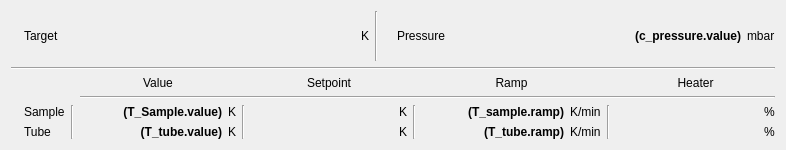
<?xml version="1.0" encoding="UTF-8"?>
<ui version="4.0">
 <class>Temperature</class>
 <widget class="QWidget" name="Temperature">
  <property name="geometry">
   <rect>
    <x>0</x>
    <y>0</y>
    <width>786</width>
    <height>150</height>
   </rect>
  </property>
  <property name="sizePolicy">
   <sizepolicy hsizetype="Fixed" vsizetype="Fixed">
    <horstretch>0</horstretch>
    <verstretch>0</verstretch>
   </sizepolicy>
  </property>
  <property name="windowTitle">
   <string>Temperature</string>
  </property>
  <layout class="QVBoxLayout" name="verticalLayout">
   <item>
    <layout class="QHBoxLayout" name="horizontalLayout">
     <item>
      <widget class="StatusLed" name="statusLed">
       <property name="sizePolicy">
        <sizepolicy hsizetype="Fixed" vsizetype="Fixed">
         <horstretch>0</horstretch>
         <verstretch>0</verstretch>
        </sizepolicy>
       </property>
       <property name="dev" stdset="0">
        <string>jlc22_c_temperature</string>
       </property>
      </widget>
     </item>
     <item>
      <widget class="QLabel" name="label_3">
       <property name="sizePolicy">
        <sizepolicy hsizetype="Fixed" vsizetype="Preferred">
         <horstretch>0</horstretch>
         <verstretch>0</verstretch>
        </sizepolicy>
       </property>
       <property name="text">
        <string>Target</string>
       </property>
      </widget>
     </item>
     <item>
      <widget class="ValueLabel" name="valueLabel_13">
       <property name="sizePolicy">
        <sizepolicy hsizetype="Minimum" vsizetype="Preferred">
         <horstretch>0</horstretch>
         <verstretch>0</verstretch>
        </sizepolicy>
       </property>
       <property name="font">
        <font>
         <weight>75</weight>
         <bold>true</bold>
        </font>
       </property>
       <property name="alignment">
        <set>Qt::AlignRight|Qt::AlignTrailing|Qt::AlignVCenter</set>
       </property>
       <property name="dev" stdset="0">
        <string/>
       </property>
       <property name="key" stdset="0">
        <string>setpoint.value</string>
       </property>
       <property name="format" stdset="0">
        <string>%.2f</string>
       </property>
       <property name="fmtstr" stdset="0">
        <string/>
       </property>
      </widget>
     </item>
     <item>
      <widget class="QLabel" name="label_8">
       <property name="sizePolicy">
        <sizepolicy hsizetype="Fixed" vsizetype="Preferred">
         <horstretch>0</horstretch>
         <verstretch>0</verstretch>
        </sizepolicy>
       </property>
       <property name="text">
        <string>K</string>
       </property>
      </widget>
     </item>
     <item>
      <widget class="Line" name="line_3">
       <property name="orientation">
        <enum>Qt::Vertical</enum>
       </property>
      </widget>
     </item>
     <item>
      <widget class="StatusLed" name="statusLed_2">
       <property name="sizePolicy">
        <sizepolicy hsizetype="Fixed" vsizetype="Fixed">
         <horstretch>0</horstretch>
         <verstretch>0</verstretch>
        </sizepolicy>
       </property>
       <property name="dev" stdset="0">
        <string>jlc22_c_pressure</string>
       </property>
      </widget>
     </item>
     <item>
      <widget class="QLabel" name="label_7">
       <property name="sizePolicy">
        <sizepolicy hsizetype="Fixed" vsizetype="Preferred">
         <horstretch>0</horstretch>
         <verstretch>0</verstretch>
        </sizepolicy>
       </property>
       <property name="text">
        <string>Pressure</string>
       </property>
       <property name="alignment">
        <set>Qt::AlignCenter</set>
       </property>
      </widget>
     </item>
     <item>
      <widget class="ValueLabel" name="valueLabel_14">
       <property name="sizePolicy">
        <sizepolicy hsizetype="Minimum" vsizetype="Preferred">
         <horstretch>0</horstretch>
         <verstretch>0</verstretch>
        </sizepolicy>
       </property>
       <property name="font">
        <font>
         <weight>75</weight>
         <bold>true</bold>
        </font>
       </property>
       <property name="text">
        <string>(c_pressure.value)</string>
       </property>
       <property name="alignment">
        <set>Qt::AlignRight|Qt::AlignTrailing|Qt::AlignVCenter</set>
       </property>
       <property name="dev" stdset="0">
        <string/>
       </property>
       <property name="key" stdset="0">
        <string>c_pressure.value</string>
       </property>
       <property name="format" stdset="0">
        <string>%.2f</string>
       </property>
       <property name="fmtstr" stdset="0">
        <string>%d</string>
       </property>
      </widget>
     </item>
     <item>
      <widget class="QLabel" name="label_18">
       <property name="sizePolicy">
        <sizepolicy hsizetype="Fixed" vsizetype="Preferred">
         <horstretch>0</horstretch>
         <verstretch>0</verstretch>
        </sizepolicy>
       </property>
       <property name="text">
        <string>mbar</string>
       </property>
      </widget>
     </item>
    </layout>
   </item>
   <item>
    <widget class="Line" name="line">
     <property name="lineWidth">
      <number>1</number>
     </property>
     <property name="orientation">
      <enum>Qt::Horizontal</enum>
     </property>
    </widget>
   </item>
   <item>
    <layout class="QGridLayout" name="gridLayout">
     <item row="3" column="9">
      <widget class="ValueLabel" name="valueLabel_17">
       <property name="sizePolicy">
        <sizepolicy hsizetype="Minimum" vsizetype="Preferred">
         <horstretch>0</horstretch>
         <verstretch>0</verstretch>
        </sizepolicy>
       </property>
       <property name="font">
        <font>
         <weight>75</weight>
         <bold>true</bold>
        </font>
       </property>
       <property name="text">
        <string>(T_tube.ramp)</string>
       </property>
       <property name="alignment">
        <set>Qt::AlignRight|Qt::AlignTrailing|Qt::AlignVCenter</set>
       </property>
       <property name="key" stdset="0">
        <string>T_tube.ramp</string>
       </property>
       <property name="format" stdset="0">
        <string>%.2f</string>
       </property>
       <property name="fmtstr" stdset="0">
        <string>%.2f</string>
       </property>
      </widget>
     </item>
     <item row="3" column="12">
      <widget class="ValueLabel" name="valueLabel_9">
       <property name="sizePolicy">
        <sizepolicy hsizetype="Minimum" vsizetype="Preferred">
         <horstretch>0</horstretch>
         <verstretch>0</verstretch>
        </sizepolicy>
       </property>
       <property name="font">
        <font>
         <weight>75</weight>
         <bold>true</bold>
        </font>
       </property>
       <property name="alignment">
        <set>Qt::AlignRight|Qt::AlignTrailing|Qt::AlignVCenter</set>
       </property>
       <property name="key" stdset="0">
        <string>T_tube.heateroutput</string>
       </property>
       <property name="format" stdset="0">
        <string>%.2f</string>
       </property>
       <property name="fmtstr" stdset="0">
        <string>%.2f</string>
       </property>
      </widget>
     </item>
     <item row="3" column="13">
      <widget class="QLabel" name="label_14">
       <property name="sizePolicy">
        <sizepolicy hsizetype="Fixed" vsizetype="Preferred">
         <horstretch>0</horstretch>
         <verstretch>0</verstretch>
        </sizepolicy>
       </property>
       <property name="text">
        <string>%</string>
       </property>
      </widget>
     </item>
     <item row="2" column="10">
      <widget class="QLabel" name="label_20">
       <property name="sizePolicy">
        <sizepolicy hsizetype="Fixed" vsizetype="Preferred">
         <horstretch>0</horstretch>
         <verstretch>0</verstretch>
        </sizepolicy>
       </property>
       <property name="text">
        <string>K/min</string>
       </property>
      </widget>
     </item>
     <item row="3" column="10">
      <widget class="QLabel" name="label_21">
       <property name="sizePolicy">
        <sizepolicy hsizetype="Fixed" vsizetype="Preferred">
         <horstretch>0</horstretch>
         <verstretch>0</verstretch>
        </sizepolicy>
       </property>
       <property name="text">
        <string>K/min</string>
       </property>
      </widget>
     </item>
     <item row="2" column="1">
      <widget class="QLabel" name="label">
       <property name="sizePolicy">
        <sizepolicy hsizetype="Fixed" vsizetype="Preferred">
         <horstretch>0</horstretch>
         <verstretch>0</verstretch>
        </sizepolicy>
       </property>
       <property name="text">
        <string>Sample</string>
       </property>
      </widget>
     </item>
     <item row="3" column="0">
      <widget class="ValueLed" name="valueLed_2">
       <property name="sizePolicy">
        <sizepolicy hsizetype="Fixed" vsizetype="Preferred">
         <horstretch>0</horstretch>
         <verstretch>0</verstretch>
        </sizepolicy>
       </property>
       <property name="toolTip">
        <string>Is the heater on?</string>
       </property>
       <property name="dev" stdset="0">
        <string>h_tube</string>
       </property>
       <property name="key" stdset="0">
        <string>h_tube.value</string>
       </property>
       <property name="goal" stdset="0">
        <string>&quot;high&quot;</string>
       </property>
      </widget>
     </item>
     <item row="2" column="13">
      <widget class="QLabel" name="label_19">
       <property name="sizePolicy">
        <sizepolicy hsizetype="Fixed" vsizetype="Preferred">
         <horstretch>0</horstretch>
         <verstretch>0</verstretch>
        </sizepolicy>
       </property>
       <property name="text">
        <string>%</string>
       </property>
      </widget>
     </item>
     <item row="2" column="2" rowspan="2">
      <widget class="Line" name="line_4">
       <property name="orientation">
        <enum>Qt::Vertical</enum>
       </property>
      </widget>
     </item>
     <item row="2" column="3">
      <widget class="ValueLabel" name="valueLabel_11">
       <property name="sizePolicy">
        <sizepolicy hsizetype="Minimum" vsizetype="Preferred">
         <horstretch>0</horstretch>
         <verstretch>0</verstretch>
        </sizepolicy>
       </property>
       <property name="font">
        <font>
         <weight>75</weight>
         <bold>true</bold>
        </font>
       </property>
       <property name="text">
        <string>(T_Sample.value)</string>
       </property>
       <property name="textFormat">
        <enum>Qt::AutoText</enum>
       </property>
       <property name="alignment">
        <set>Qt::AlignRight|Qt::AlignTrailing|Qt::AlignVCenter</set>
       </property>
       <property name="dev" stdset="0">
        <string/>
       </property>
       <property name="key" stdset="0">
        <string>T_Sample.value</string>
       </property>
       <property name="format" stdset="0">
        <string>%.2f</string>
       </property>
       <property name="fmtstr" stdset="0">
        <string/>
       </property>
      </widget>
     </item>
     <item row="2" column="4">
      <widget class="QLabel" name="label_16">
       <property name="sizePolicy">
        <sizepolicy hsizetype="Fixed" vsizetype="Preferred">
         <horstretch>0</horstretch>
         <verstretch>0</verstretch>
        </sizepolicy>
       </property>
       <property name="text">
        <string>K</string>
       </property>
      </widget>
     </item>
     <item row="2" column="0">
      <widget class="ValueLed" name="valueLed">
       <property name="sizePolicy">
        <sizepolicy hsizetype="Fixed" vsizetype="Preferred">
         <horstretch>0</horstretch>
         <verstretch>0</verstretch>
        </sizepolicy>
       </property>
       <property name="toolTip">
        <string>Is the heater on?</string>
       </property>
       <property name="dev" stdset="0">
        <string>h_sample</string>
       </property>
       <property name="key" stdset="0">
        <string>h_sample.value</string>
       </property>
       <property name="goal" stdset="0">
        <string>&quot;high&quot;</string>
       </property>
      </widget>
     </item>
     <item row="3" column="7">
      <widget class="QLabel" name="label_10">
       <property name="sizePolicy">
        <sizepolicy hsizetype="Fixed" vsizetype="Preferred">
         <horstretch>0</horstretch>
         <verstretch>0</verstretch>
        </sizepolicy>
       </property>
       <property name="text">
        <string>K</string>
       </property>
      </widget>
     </item>
     <item row="2" column="7">
      <widget class="QLabel" name="label_15">
       <property name="sizePolicy">
        <sizepolicy hsizetype="Fixed" vsizetype="Preferred">
         <horstretch>0</horstretch>
         <verstretch>0</verstretch>
        </sizepolicy>
       </property>
       <property name="text">
        <string>K</string>
       </property>
      </widget>
     </item>
     <item row="2" column="12">
      <widget class="ValueLabel" name="valueLabel_15">
       <property name="sizePolicy">
        <sizepolicy hsizetype="Minimum" vsizetype="Preferred">
         <horstretch>0</horstretch>
         <verstretch>0</verstretch>
        </sizepolicy>
       </property>
       <property name="font">
        <font>
         <weight>75</weight>
         <bold>true</bold>
        </font>
       </property>
       <property name="alignment">
        <set>Qt::AlignRight|Qt::AlignTrailing|Qt::AlignVCenter</set>
       </property>
       <property name="key" stdset="0">
        <string>T_sample.heateroutput</string>
       </property>
       <property name="format" stdset="0">
        <string>%.2f</string>
       </property>
       <property name="fmtstr" stdset="0">
        <string>%.2f</string>
       </property>
      </widget>
     </item>
     <item row="2" column="6">
      <widget class="ValueLabel" name="valueLabel_10">
       <property name="sizePolicy">
        <sizepolicy hsizetype="Minimum" vsizetype="Preferred">
         <horstretch>0</horstretch>
         <verstretch>0</verstretch>
        </sizepolicy>
       </property>
       <property name="font">
        <font>
         <weight>75</weight>
         <bold>true</bold>
        </font>
       </property>
       <property name="alignment">
        <set>Qt::AlignRight|Qt::AlignTrailing|Qt::AlignVCenter</set>
       </property>
       <property name="key" stdset="0">
        <string>T_sample.setpoint</string>
       </property>
       <property name="format" stdset="0">
        <string>%.2f</string>
       </property>
       <property name="fmtstr" stdset="0">
        <string>%.2f</string>
       </property>
      </widget>
     </item>
     <item row="3" column="6">
      <widget class="ValueLabel" name="valueLabel_7">
       <property name="sizePolicy">
        <sizepolicy hsizetype="Minimum" vsizetype="Preferred">
         <horstretch>0</horstretch>
         <verstretch>0</verstretch>
        </sizepolicy>
       </property>
       <property name="font">
        <font>
         <weight>75</weight>
         <bold>true</bold>
        </font>
       </property>
       <property name="alignment">
        <set>Qt::AlignRight|Qt::AlignTrailing|Qt::AlignVCenter</set>
       </property>
       <property name="key" stdset="0">
        <string>T_tube.setpoint</string>
       </property>
       <property name="format" stdset="0">
        <string>%.2f</string>
       </property>
       <property name="fmtstr" stdset="0">
        <string/>
       </property>
      </widget>
     </item>
     <item row="3" column="4">
      <widget class="QLabel" name="label_17">
       <property name="sizePolicy">
        <sizepolicy hsizetype="Fixed" vsizetype="Preferred">
         <horstretch>0</horstretch>
         <verstretch>0</verstretch>
        </sizepolicy>
       </property>
       <property name="text">
        <string>K</string>
       </property>
      </widget>
     </item>
     <item row="3" column="1">
      <widget class="QLabel" name="label_2">
       <property name="sizePolicy">
        <sizepolicy hsizetype="Fixed" vsizetype="Preferred">
         <horstretch>0</horstretch>
         <verstretch>0</verstretch>
        </sizepolicy>
       </property>
       <property name="text">
        <string>Tube</string>
       </property>
      </widget>
     </item>
     <item row="3" column="3">
      <widget class="ValueLabel" name="valueLabel_12">
       <property name="sizePolicy">
        <sizepolicy hsizetype="Minimum" vsizetype="Preferred">
         <horstretch>0</horstretch>
         <verstretch>0</verstretch>
        </sizepolicy>
       </property>
       <property name="font">
        <font>
         <weight>75</weight>
         <bold>true</bold>
        </font>
       </property>
       <property name="text">
        <string>(T_tube.value)</string>
       </property>
       <property name="alignment">
        <set>Qt::AlignRight|Qt::AlignTrailing|Qt::AlignVCenter</set>
       </property>
       <property name="key" stdset="0">
        <string>T_tube.value</string>
       </property>
       <property name="format" stdset="0">
        <string>%.2f</string>
       </property>
       <property name="fmtstr" stdset="0">
        <string/>
       </property>
      </widget>
     </item>
     <item row="1" column="3" colspan="11">
      <widget class="Line" name="line_2">
       <property name="orientation">
        <enum>Qt::Horizontal</enum>
       </property>
      </widget>
     </item>
     <item row="0" column="3" colspan="2">
      <widget class="QLabel" name="label_6">
       <property name="sizePolicy">
        <sizepolicy hsizetype="Preferred" vsizetype="Preferred">
         <horstretch>0</horstretch>
         <verstretch>0</verstretch>
        </sizepolicy>
       </property>
       <property name="text">
        <string>Value</string>
       </property>
       <property name="alignment">
        <set>Qt::AlignCenter</set>
       </property>
      </widget>
     </item>
     <item row="0" column="6" colspan="2">
      <widget class="QLabel" name="label_4">
       <property name="sizePolicy">
        <sizepolicy hsizetype="Preferred" vsizetype="Preferred">
         <horstretch>0</horstretch>
         <verstretch>0</verstretch>
        </sizepolicy>
       </property>
       <property name="text">
        <string>Setpoint</string>
       </property>
       <property name="alignment">
        <set>Qt::AlignCenter</set>
       </property>
      </widget>
     </item>
     <item row="0" column="9" colspan="2">
      <widget class="QLabel" name="label_11">
       <property name="sizePolicy">
        <sizepolicy hsizetype="Preferred" vsizetype="Preferred">
         <horstretch>0</horstretch>
         <verstretch>0</verstretch>
        </sizepolicy>
       </property>
       <property name="text">
        <string>Ramp</string>
       </property>
       <property name="alignment">
        <set>Qt::AlignCenter</set>
       </property>
      </widget>
     </item>
     <item row="0" column="12" colspan="2">
      <widget class="QLabel" name="label_5">
       <property name="sizePolicy">
        <sizepolicy hsizetype="Preferred" vsizetype="Preferred">
         <horstretch>0</horstretch>
         <verstretch>0</verstretch>
        </sizepolicy>
       </property>
       <property name="text">
        <string>Heater</string>
       </property>
       <property name="alignment">
        <set>Qt::AlignCenter</set>
       </property>
      </widget>
     </item>
     <item row="2" column="9">
      <widget class="ValueLabel" name="valueLabel_16">
       <property name="sizePolicy">
        <sizepolicy hsizetype="Minimum" vsizetype="Preferred">
         <horstretch>0</horstretch>
         <verstretch>0</verstretch>
        </sizepolicy>
       </property>
       <property name="font">
        <font>
         <weight>75</weight>
         <bold>true</bold>
        </font>
       </property>
       <property name="text">
        <string>(T_sample.ramp)</string>
       </property>
       <property name="alignment">
        <set>Qt::AlignRight|Qt::AlignTrailing|Qt::AlignVCenter</set>
       </property>
       <property name="key" stdset="0">
        <string>T_sample.ramp</string>
       </property>
       <property name="format" stdset="0">
        <string>%.2f</string>
       </property>
       <property name="fmtstr" stdset="0">
        <string>%.2f</string>
       </property>
      </widget>
     </item>
     <item row="2" column="8" rowspan="2">
      <widget class="Line" name="line_6">
       <property name="orientation">
        <enum>Qt::Vertical</enum>
       </property>
      </widget>
     </item>
     <item row="2" column="11" rowspan="2">
      <widget class="Line" name="line_11">
       <property name="orientation">
        <enum>Qt::Vertical</enum>
       </property>
      </widget>
     </item>
     <item row="2" column="5" rowspan="2">
      <widget class="Line" name="line_5">
       <property name="orientation">
        <enum>Qt::Vertical</enum>
       </property>
      </widget>
     </item>
    </layout>
   </item>
  </layout>
 </widget>
 <customwidgets>
  <customwidget>
   <class>ValueLed</class>
   <extends>QLabel</extends>
   <header>nicos.guisupport.led</header>
  </customwidget>
  <customwidget>
   <class>ValueLabel</class>
   <extends>SqueezedLabel</extends>
   <header>nicos.guisupport.display</header>
  </customwidget>
  <customwidget>
   <class>SqueezedLabel</class>
   <extends>QLabel</extends>
   <header>nicos.guisupport.squeezedlbl</header>
  </customwidget>
  <customwidget>
   <class>StatusLed</class>
   <extends>QLabel</extends>
   <header>nicos.guisupport.led</header>
  </customwidget>
 </customwidgets>
 <resources/>
 <connections/>
</ui>
